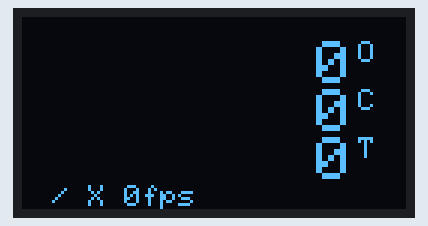
Bench run of a program on a simulated ESP32-C3. Parts: 128×64 one-colour display. No CAN messages arrive unless stated; what the program prints to the serial monitor is not drawn.

Above: at 0.21 s.
At 19.97 s:
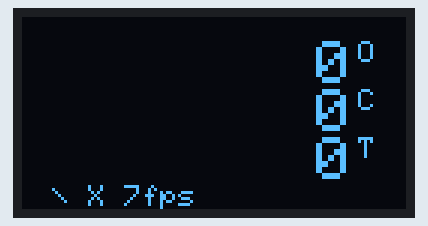
At 39.85 s:
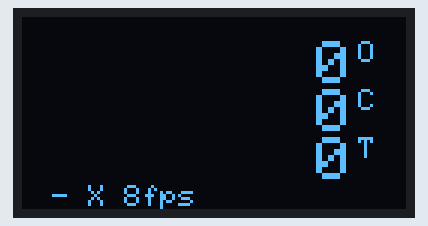

The program:

main.cpp
```cpp
#include <Arduino.h>
#include "driver/twai.h"
#include <SPI.h>
#include <Wire.h>
#include <Adafruit_GFX.h>
#include <Adafruit_SH1106.h>
#include <WiFi.h>
#include <AsyncTCP.h>
#include <ESPAsyncWebServer.h>
#include <ElegantOTA.h>

// WiFi AP settings
const char* AP_SSID = "Forty6";
const char* AP_PASSWORD = "12345678";

AsyncWebServer server(80);

#define CAN_RX_PIN GPIO_NUM_6
#define CAN_TX_PIN GPIO_NUM_7

#define OLED_SDA SDA
#define OLED_SCL SCL

// Screen padding
#define PADDING_LEFT 10
#define PADDING_TOP 4
#define PADDING_RIGHT 10

// Temperature conversion constants
#define TEMP_OFFSET 48
#define COOLANT_TEMP_MULTIPLIER 0.75

// Display refresh rate
#define DISPLAY_REFRESH_MS 125

// CAN message IDs
#define CAN_BASE_ID 0x5F0
#define CAN_ID_GEAR (CAN_BASE_ID + 2)
#define CAN_ID_MODE (CAN_BASE_ID + 5)
#define CAN_ID_OIL_TEMP 0x545
#define CAN_ID_COOLANT_TEMP 0x329

Adafruit_SH1106 display(OLED_SDA, OLED_SCL);

const uint32_t canTimeout = 1000;
int8_t canGear = 0;
uint8_t canMode = 0;
int8_t canTcuOilTemp = 0;
int8_t canOilTemp = 0;
int8_t canCoolantTemp = 0;
String gear = "";
String mode = "";

uint32_t lastCanMessageTime = 0;
uint32_t lastDisplayUpdate = 0;
bool canActive = false;

#ifdef DEBUG_LAYOUT
// FPS counter variables
uint32_t frameCount = 0;
uint32_t lastFpsUpdate = 0;
float fps = 0.0;

// Spinner variables
const char spinnerChars[] = {'|', '/', '-', '\\'};
uint8_t canSpinnerIndex = 0;
uint8_t displaySpinnerIndex = 0;
uint8_t canMessageCount = 0;
#endif

void setup() {
  Serial.begin(115200);

  // Initialize configuration structures using macro initializers
  twai_general_config_t g_config = TWAI_GENERAL_CONFIG_DEFAULT((gpio_num_t)CAN_TX_PIN, (gpio_num_t)CAN_RX_PIN, TWAI_MODE_LISTEN_ONLY);
  twai_timing_config_t t_config = TWAI_TIMING_CONFIG_500KBITS();  //Look in the api-reference for other speed sets.
  twai_filter_config_t f_config = TWAI_FILTER_CONFIG_ACCEPT_ALL();

  // Install TWAI driver
  if (twai_driver_install(&g_config, &t_config, &f_config) == ESP_OK) {
    Serial.println("TWAI Driver installed");
  } else {
    Serial.println("Failed to install TWAI driver");
    return;
  }

  // Start TWAI driver
  if (twai_start() == ESP_OK) {
    Serial.println("TWAI Driver started");
  } else {
    Serial.println("Failed to start TWAI driver");
    return;
  }

  // Reconfigure alerts to detect frame receive, Bus-Off error and RX queue full states
  uint32_t alerts_to_enable = TWAI_ALERT_RX_DATA | TWAI_ALERT_ERR_PASS | TWAI_ALERT_BUS_ERROR | TWAI_ALERT_RX_QUEUE_FULL;
  if (twai_reconfigure_alerts(alerts_to_enable, NULL) == ESP_OK) {
    Serial.println("TWAI Alerts reconfigured");
  } else {
    Serial.println("Failed to reconfigure TWAI alerts");
    return;
  }

  display.begin(SH1106_SWITCHCAPVCC, 0x3C);
  display.setRotation(2);
  display.setTextColor(WHITE);

  // Setup WiFi AP with hidden SSID
  WiFi.mode(WIFI_AP);
  WiFi.softAP(AP_SSID, AP_PASSWORD, 1, 1);

  // Setup ElegantOTA
  server.on("/", HTTP_GET, [](AsyncWebServerRequest *request) {
    request->redirect("/update");
  });
  ElegantOTA.begin(&server);
  server.begin();

  Serial.println("Setup complete...");
}

void loop() {
  uint32_t currentMillis = millis();

  ElegantOTA.loop();

  // Check for CAN messages
  uint32_t alerts_triggered;
  twai_read_alerts(&alerts_triggered, pdMS_TO_TICKS(1));
  if (alerts_triggered & TWAI_ALERT_RX_DATA) {
    twai_message_t message;
    while (twai_receive(&message, 0) == ESP_OK) {
      lastCanMessageTime = currentMillis;
      canActive = true;

#ifdef DEBUG_LAYOUT
      // Advance CAN spinner every 2 messages
      canMessageCount++;
      if (canMessageCount >= 2) {
        canMessageCount = 0;
        canSpinnerIndex = (canSpinnerIndex + 1) % 4;
      }
#endif

      if (message.identifier == CAN_ID_GEAR) {
        // Gear -3 is N, -2 is R, -1 is P, 0 is invalid, 1-8 are gears
        canGear = (int8_t)message.data[2];
        if (canGear < 1) {
          if (canGear == -3) gear = "N";
          else if (canGear == -2) gear = "R";
          else if (canGear == -1) gear = "P";
          else gear = "";
        } else {
          gear = String(canGear);
        }
      }

      // TCU Drive Mode 0=Drive, 1=Sport, 2=Manual
      if (message.identifier == CAN_ID_MODE) {
        canTcuOilTemp = (int8_t)message.data[2];
        canMode = message.data[3];
        switch (canMode) {
          case 0: mode = "D"; break;
          case 1: mode = "S"; break;
          case 2: mode = "M"; break;
          default: mode = "";
        }
      }

      if (message.identifier == CAN_ID_OIL_TEMP) {
        canOilTemp = message.data[4] - TEMP_OFFSET;
      }

      if (message.identifier == CAN_ID_COOLANT_TEMP) {
        canCoolantTemp = (message.data[1] * COOLANT_TEMP_MULTIPLIER) - TEMP_OFFSET;
      }
    }
  }

  // Check for CAN timeout
  if (canActive && (currentMillis - lastCanMessageTime > canTimeout)) {
    canActive = false;
    gear = "";
    mode = "";
  }

  // Update display at fixed refresh rate
  if (currentMillis - lastDisplayUpdate >= DISPLAY_REFRESH_MS) {
    lastDisplayUpdate = currentMillis;

#ifdef DEBUG_LAYOUT
    frameCount++;

    // Calculate FPS every second
    if (currentMillis - lastFpsUpdate >= 1000) {
      fps = frameCount * 1000.0 / (currentMillis - lastFpsUpdate);
      frameCount = 0;
      lastFpsUpdate = currentMillis;
    }

    // Advance display spinner every frame
    displaySpinnerIndex = (displaySpinnerIndex + 1) % 4;
#endif

    display.clearDisplay();

    // Left side - Large gear display (size 4)
    display.setTextSize(4);
    int16_t gx1, gy1;
    uint16_t gw, gh;
    String gearText;

    if (gear == "P" || gear == "N" || gear == "R") {
      gearText = gear;
    } else if (mode == "D" || mode == "S" || mode == "M") {
      gearText = mode + gear;
    }

    display.getTextBounds(gearText, 0, 0, &gx1, &gy1, &gw, &gh);
    display.setCursor((display.width() / 2 - gw) / 2 + 5, (display.height() - gh) / 2);
    display.print(gearText);

    // Right side - Temperature values stacked vertically (size 2)
    int16_t x1, y1;
    uint16_t w, h;
    uint8_t lineHeight = 16;
    uint8_t startY = PADDING_TOP + 4;

    // Oil temp
    display.setTextSize(2);
    String oilValue = String(canOilTemp);
    display.getTextBounds(oilValue, 0, 0, &x1, &y1, &w, &h);
    display.setCursor(display.width() - w - 8 - PADDING_RIGHT, startY);
    display.print(oilValue);
    display.setTextSize(1);
    display.setCursor(display.width() - 6 - PADDING_RIGHT, startY);
    display.print("O");

    // Coolant temp
    display.setTextSize(2);
    String coolantValue = String(canCoolantTemp);
    display.getTextBounds(coolantValue, 0, 0, &x1, &y1, &w, &h);
    display.setCursor(display.width() - w - 8 - PADDING_RIGHT, startY + lineHeight);
    display.print(coolantValue);
    display.setTextSize(1);
    display.setCursor(display.width() - 6 - PADDING_RIGHT, startY + lineHeight);
    display.print("C");

    // TCU temp
    display.setTextSize(2);
    String tcuValue = String(canTcuOilTemp);
    display.getTextBounds(tcuValue, 0, 0, &x1, &y1, &w, &h);
    display.setCursor(display.width() - w - 8 - PADDING_RIGHT, startY + lineHeight * 2);
    display.print(tcuValue);
    display.setTextSize(1);
    display.setCursor(display.width() - 6 - PADDING_RIGHT, startY + lineHeight * 2);
    display.print("T");

#ifdef DEBUG_LAYOUT
    // FPS counter and spinners in bottom left
    display.setTextSize(1);
    display.setCursor(PADDING_LEFT, display.height() - 8);
    display.print(spinnerChars[displaySpinnerIndex]);
    display.print(" ");
    if (canActive) {
      display.print(spinnerChars[canSpinnerIndex]);
    } else {
      display.print("X");
    }
    display.print(" ");
    display.print(String((int)fps) + "fps");
#endif

    display.display();
  }
}
```
